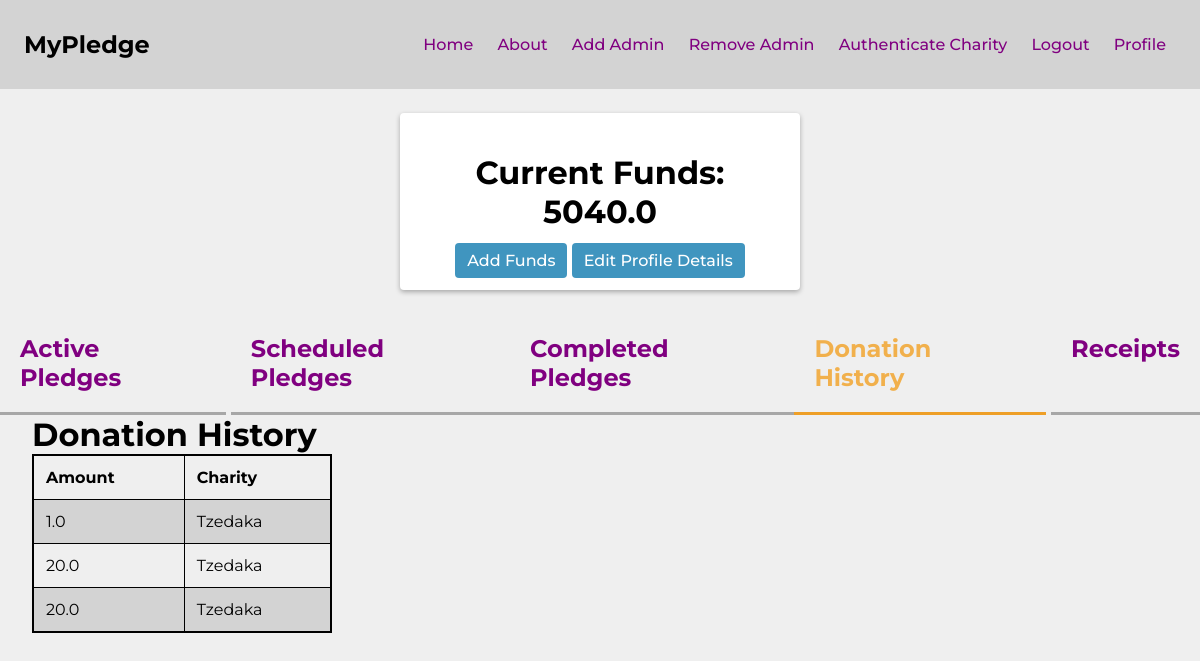
The page /donor/donor_profile/1/all_one_time_donations (signed in) on the database its author committed.
### app/models.py (models this page shows, shortened)
class Donor(db.Model, UserMixin):
    id              = Column(Integer, primary_key=True)
    first_name      = Column(String(64), nullable=False)
    last_name       = Column(String(64), nullable=False)
    address         = Column(String(64), nullable=False)
    zip_code        = Column(String(20), nullable=False)
    phone_home      = Column(String(64))
    phone_cell      = Column(String(64), nullable=False, unique=True)
    email           = Column(String(64), nullable=False, unique=True)
    password        = Column(String(64), nullable=False)
    bank            = Column(String(64))
    account_number  = Column(String(64))
    name_on_account = Column(String(64))
    balance         = Column(Float, default=0)
    auto_replenish  = Column(Boolean, default=False)
    daily_pledges   = Column(Float, default=0)
    admin           = Column(Boolean, default=False)
    receipts        = db.relationship('Receipt', backref='donor', lazy='dynamic')
    pledges         = db.relationship('Pledge', backref='donor', lazy='dynamic')
    donations       = db.relationship('Donation', backref='donor', lazy='dynamic')

class Donation(db.Model):
    id         = Column(Integer, primary_key=True)
    amount     = Column(Float, nullable=False)
    donor_id   = Column(Integer, ForeignKey('donor.id'))
    charity_id = Column(Integer, ForeignKey('charity.id'))

class Charity(db.Model, UserMixin):
    id               = Column(Integer, primary_key=True, autoincrement=False, unique=True)
    charity_name     = Column(String(64), nullable=False)
    address          = Column(String(64), nullable=False)
    zip_code         = Column(String(64), nullable=False)
    phone            = Column(String(64), nullable=False)
    website          = Column(String(64))
    email            = Column(String(64), nullable=False, unique=True)
    password         = Column(String(64), nullable=False)
    contact_name     = Column(String(64))
    contact_cell     = Column(String(64), unique=True)
    contact_position = Column(String(64))
    bank             = Column(String(64), nullable=False)
    account_number   = Column(String(64), nullable=False)
    balance          = Column(Float, default=0)
    home_page_text   = Column(String(200), default='')
    description      = Column(Text, default='')
    authenticated    = Column(Boolean, default=False)
    receipts         = db.relationship('Receipt', backref='charity', lazy='dynamic')
    pledges         = db.relationship('Pledge', backref='charity', lazy='dynamic')
    donations       = db.relationship('Donation', backref='charity', lazy='dynamic')

### app/donor/routes.py (the view)
@donor.route('/donor_profile/<donor_id>/all_one_time_donations')
@login_required
def all_one_time_donations(donor_id):
    is_donor = isinstance(current_user, Donor)
    if not is_donor:
        return redirect(url_for('organization.charity_profile_page', charity_id=current_user.id))
    if not int(current_user.id) == int(donor_id):
        return redirect(url_for('main.home'))
    donor = Donor.query.filter_by(id=donor_id).first()
    all_one_time_donations = donor.donations.all()
    return render_template('all_one_time_donations.html',
                           donor=donor,
                           all_one_time_donations=all_one_time_donations)

### app/__init__.py (called while the page is built)
def create_app():
    app = Flask(__name__)
    app.config.from_object(Config)
    db.init_app(app)
    migrate.init_app(app,db)
    login_manager.init_app(app)
    mail.init_app(app)
    scheduler.init_app(app)
    scheduler.start()
    from app.models import Donor, Charity
    @login_manager.user_loader
    def load_user(user_id):
        donor = Donor.query.get(user_id)
        charity = Charity.query.get(user_id)
        if donor:
            return donor
        elif charity:
            return charity
        else:
            return None
    login_manager.login_view = 'main.login_donor'
    from app.donor import donor
    from app.organization import organization
    from app.main import main
    app.register_blueprint(main)
    app.register_blueprint(donor)
    app.register_blueprint(organization)
    return app

### app/donor/templates/all_one_time_donations.html (shortened to what this page needs)
{% extends 'base.html' %}
{% block content %}
<div class="form-card">
    <div class="form-card-body">
        <h1>Current Funds: {{ current_user.balance }}</h1>
        <div class="body-links">
            <a href="{{ url_for('donor.add_funds', donor_id=donor.id) }}" class="btn-donate">Add Funds</a>
            <a href="{{ url_for('donor.edit_donor_profile', donor_id=donor.id) }}" class="btn-donate">Edit Profile Details</a>
        </div>
    </div>
</div>
<div class="form-card-header">
    <a class="donation-link" href="{{ url_for('donor.donor_profile_page', donor_id=donor.id) }}">Active Pledges</a>
    <a class="donation-link" href="{{ url_for('donor.scheduled_donor_pledges', donor_id=donor.id) }}">Scheduled Pledges</a>
    <a class="donation-link" href="{{ url_for('donor.completed_donor_pledges', donor_id=donor.id) }}">Completed Pledges</a>
    <a class="donation-link" href="{{ url_for('donor.all_one_time_donations', donor_id=donor.id) }}" style="color: #f1b04c; border-bottom: solid #ee9f27 3px;">Donation History</a>
    <a class="donation-link" href="{{ url_for('donor.all_receipts', donor_id=donor.id) }}">Receipts</a>
</div>
{% if all_one_time_donations %}
<div class="donation-table">
    <table>
        <h1>Donation History</h1>
        <tr>
            <th>Amount</th>
            <th>Charity</th>
        </tr>
        {% for donation in all_one_time_donations %}
            <tr>
                <td>{{ donation.amount }}</td>
                <td>{{ donation.charity.charity_name }}</td>
            </tr>
        {% endfor %}
    </table>
</div>
{% else %}
<h1>There are no donations to show</h1>
{% endif %}
{% endblock content %}

### app/static/main.css (style rules this page uses)
html { width: 100%; }
* { border:0; margin:0; padding: 0; box-sizing: border-box; font-family: "Montserrat", sans-serif; }
body { background: #EFEFEF; display: flex; flex-direction: column; align-items: center; justify-content: flex-start; }
a { font-weight: 500; font-size: 16px; text-decoration: none; list-style: none; padding: 0px 10px; color: purple }
.btn-donate { border:none; background: hsl(200, 50%, 50%); color: white; border-radius: .25em; padding: .5em .75em; cursor: pointer; }
.form-card, .profile-welcome { background: white; display: flex; flex-direction: column; justify-content: center; align-items: center; width: 100%; max-width: 400px; padding: 20px; height: auto; margin: 1.5rem auto; box-shadow: 0 2px 5px rgba(0, 0, 0, .3); border-radius: .25rem; }
.form-card-header { width: 100%; display: flex; flex-direction: row; justify-content: space-between; }
.form-card-header a:first-child { margin-left: auto; margin-right: 5px; }
.form-card-header a:last-child { margin-left: 5px; margin-right: auto; }
.form-card-header a { padding: 20px; font-size: 1.5rem; font-weight: 700; border-bottom: solid rgba(0, 0, 0, .3) 3px; transition: color 300ms, border-bottom 300ms; }
.form-card-body h1 { text-align: center; margin: 20px 0; }
.form-card-body { display: flex; flex-direction: column; }
.body-links { align-self: center; }
.donation-table { width: 100%; padding-left: 2em; }
table, th, td { border-collapse: collapse; padding: .75em; }
table { min-width: 300px; border: 2px solid black; }
th { border: 1px solid black; font-weight: bold; text-align: left; }
td { border: 1px solid black; }
table tr:nth-child(even) { background-color: #D3D3D3; }

### rows shown on the page
Donor: balance "5040.0"
Donation: amount "1.0", charity.charity_name "Tzedaka"
Donation: amount "20.0", charity.charity_name "Tzedaka"
Donation: amount "20.0", charity.charity_name "Tzedaka"
